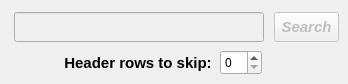
         <widget class="QWidget" name="tab_4">
          <attribute name="title">
           <string>Import table</string>
          </attribute>
          <widget class="QLabel" name="label_22">
           <property name="geometry">
            <rect>
             <x>58</x>
             <y>50</y>
             <width>160</width>
             <height>25</height>
            </rect>
           </property>
           <property name="minimumSize">
            <size>
             <width>160</width>
             <height>25</height>
            </size>
           </property>
           <property name="maximumSize">
            <size>
             <width>160</width>
             <height>25</height>
            </size>
           </property>
           <property name="font">
            <font>
             <family>Arial</family>
             <pointsize>11</pointsize>
             <weight>75</weight>
             <italic>false</italic>
             <bold>true</bold>
            </font>
           </property>
           <property name="text">
            <string>Header rows to skip:</string>
           </property>
           <property name="alignment">
            <set>Qt::AlignCenter</set>
           </property>
          </widget>
          <widget class="QLineEdit" name="line_load_table_path">
           <property name="enabled">
            <bool>false</bool>
           </property>
           <property name="geometry">
            <rect>
             <x>14</x>
             <y>12</y>
             <width>250</width>
             <height>30</height>
            </rect>
           </property>
           <property name="minimumSize">
            <size>
             <width>250</width>
             <height>30</height>
            </size>
           </property>
           <property name="maximumSize">
            <size>
             <width>250</width>
             <height>30</height>
            </size>
           </property>
           <property name="font">
            <font>
             <family>Arial</family>
             <pointsize>8</pointsize>
             <weight>50</weight>
             <italic>true</italic>
             <bold>false</bold>
            </font>
           </property>
           <property name="text">
            <string/>
           </property>
           <property name="alignment">
            <set>Qt::AlignCenter</set>
           </property>
          </widget>
          <widget class="QToolButton" name="toolButton_load_table">
           <property name="enabled">
            <bool>false</bool>
           </property>
           <property name="geometry">
            <rect>
             <x>274</x>
             <y>12</y>
             <width>65</width>
             <height>30</height>
            </rect>
           </property>
           <property name="sizePolicy">
            <sizepolicy hsizetype="Expanding" vsizetype="Fixed">
             <horstretch>0</horstretch>
             <verstretch>0</verstretch>
            </sizepolicy>
           </property>
           <property name="minimumSize">
            <size>
             <width>65</width>
             <height>30</height>
            </size>
           </property>
           <property name="maximumSize">
            <size>
             <width>65</width>
             <height>30</height>
            </size>
           </property>
           <property name="font">
            <font>
             <family>Arial</family>
             <pointsize>11</pointsize>
             <weight>75</weight>
             <italic>true</italic>
             <bold>true</bold>
            </font>
           </property>
           <property name="text">
            <string>Search</string>
           </property>
           <property name="autoRaise">
            <bool>false</bool>
           </property>
           <property name="arrowType">
            <enum>Qt::NoArrow</enum>
           </property>
          </widget>
          <widget class="QSpinBox" name="spinBox">
           <property name="geometry">
            <rect>
             <x>220</x>
             <y>50</y>
             <width>42</width>
             <height>25</height>
            </rect>
           </property>
           <property name="maximum">
            <number>10</number>
           </property>
          </widget>
         </widget>
